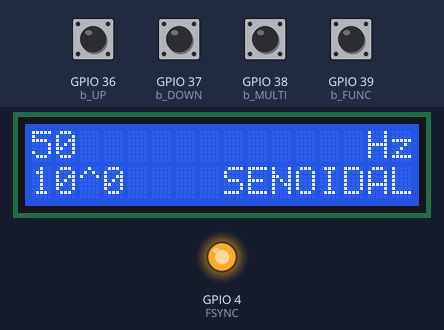
Bench run of a sketch on a simulated ESP32. Parts: 16×2 character LCD, output pins drawn as LEDs (lit = HIGH). The test bench sets the inputs (shaded band); at power-on: GPIO 36 (b_UP), GPIO 37 (b_DOWN), GPIO 38 (b_MULTI), GPIO 39 (b_FUNC) HIGH.

Above: at 1.3 s.
1.4 s: GPIO 39 (b_FUNC) pulled LOW for 1 s
At 1.46 s:
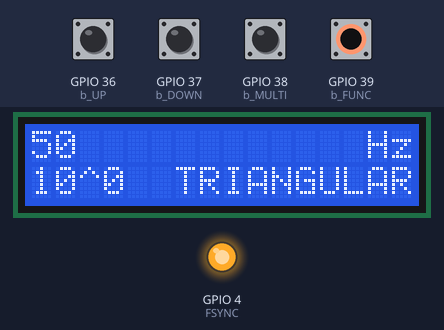
3.9 s: GPIO 36 (b_UP) pulled LOW for 0.15 s
At 4.8 s:
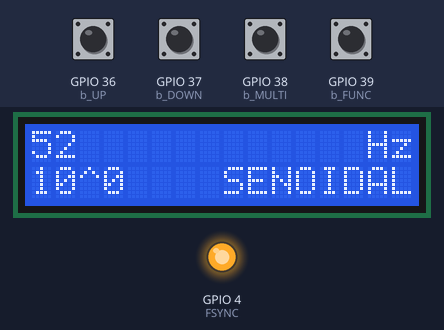
5.5 s: GPIO 37 (b_DOWN) pulled LOW for 1 s
At 7.5 s:
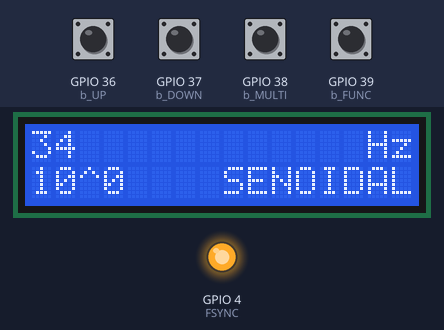
8.0 s: GPIO 38 (b_MULTI) pulled LOW for 0.15 s
At 8.6 s:
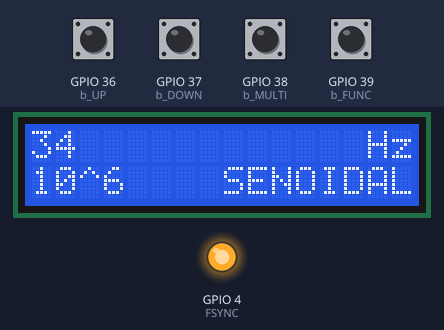
9.6 s: GPIO 36 (b_UP) pulled LOW for 1 s
At 11.7 s:
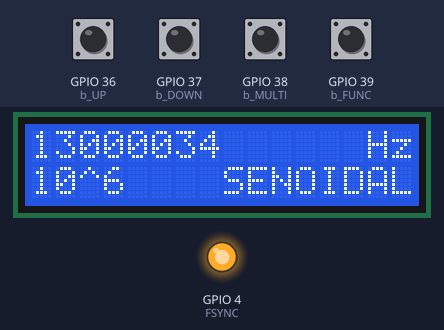
12.1 s: GPIO 38 (b_MULTI) pulled LOW for 1 s
At 12.26 s:
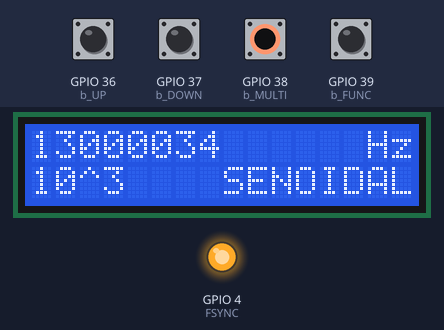

The sketch:

ARDUINO_AD9833_+_LCD_Generador_Funciones.ino
```cpp
#include<SPI.h>
#include<LiquidCrystal.h>
const int rs = 2, en = 3, d4 = 8, d5 = 5, d6 = 6, d7 = 7;
LiquidCrystal lcd(rs, en, d4, d5, d6, d7);

//DATA PIN:11, CLOCK PIN:13, FSYNC PIN:4
#define FSYNC 4

#define WAVE_SINE     0x2000
#define WAVE_SQUARE   0x2028
#define WAVE_TRIANGLE 0x2002

#define b_UP    A0
#define b_DOWN  A1
#define b_MULTI A2
#define b_FUNC  A3

long int counter = 50;
long int counter_ant = 0;
long int function = 0;
long int function_ant = 0;
int multi = 0;
int func = 0;
int func_ant = 0;

void AD9833setup(){
   pinMode(FSYNC, OUTPUT);
   digitalWrite(FSYNC, HIGH);
   SPI.begin();
   delay(50);
   AD9833reset();
}

void AD9833reset(){
   WriteRegister(0x100);
   delay(10);
}

void AD9833setFrequency(long frequency, int Waveform){
   long FreqWord = (frequency * pow(2, 28)) / 25.0E6;
   int MSB = (int)((FreqWord & 0xFFFC000) >> 14);
   int LSB = (int)(FreqWord & 0x3FFF);
   LSB |= 0x4000;
   MSB |= 0x4000;
   WriteRegister(0x2100);
   WriteRegister(LSB);
   WriteRegister(MSB);
   WriteRegister(0xC000);
   WriteRegister(Waveform);
}

void WriteRegister(int dat){
   SPI.setDataMode(SPI_MODE2);
   digitalWrite(FSYNC, LOW);
   delayMicroseconds(10);
   SPI.transfer(dat>>8);
   SPI.transfer(dat&0xFF);
   digitalWrite(FSYNC, HIGH);
   SPI.setDataMode(SPI_MODE0);
}

void setup(){
   Serial.begin(9600);
   AD9833setup();
   pinMode(b_UP, INPUT_PULLUP);
   pinMode(b_DOWN,INPUT_PULLUP);
   pinMode(b_MULTI,INPUT_PULLUP);
   pinMode(b_FUNC,INPUT_PULLUP);
   lcd.begin(16, 2);
   lcd.clear();
}

void actualiza_func(){
   if(!digitalRead(b_FUNC)){
      delay(50);
      if(!digitalRead(b_FUNC)){
         if(func_ant == 0)
            func = 1;
         if(func_ant == 1)
            func = 2;
         if(func_ant == 2)
            func = 0;
         func_ant = func;
      }
   }
   if(func == 0){
      lcd.setCursor(6, 1);
      lcd.print("  SENOIDAL");
      function = WAVE_SINE;
   }
   if(func == 1){
      lcd.setCursor(6, 1);
      lcd.print("TRIANGULAR");
      function = WAVE_TRIANGLE;
   }
   if(func == 2){
      lcd.setCursor(6, 1);
      lcd.print("  CUADRADA");
      function = WAVE_SQUARE;
   }
   if(counter_ant != counter || function_ant != function){
      AD9833setFrequency(counter, function);
   }
   counter_ant = counter;
   function_ant = function;
}

void limpiaDigitos(){
   if(counter < 100){
      lcd.setCursor(2, 0);
      lcd.print("      ");
   }else{
      if(counter < 1000){
         lcd.setCursor(3, 0);
         lcd.print("     ");
      }else{
         if(counter < 10000){
            lcd.setCursor(4, 0);
            lcd.print("    ");
         }else{
            if(counter < 100000){
               lcd.setCursor(5, 0);
               lcd.print("   ");
            }else{
               if(counter < 1000000){
                  lcd.setCursor(6, 0);
                  lcd.print("  ");
               }else{
                  if(counter < 10000000){
                     lcd.setCursor(7, 0);
                     lcd.print(" ");
                  }
               }
            }
         }
      }
   }
}

void loop(){
   switch(multi){
   case 0:
      if(!digitalRead(b_MULTI)){
         delay(50);
         if(!digitalRead(b_MULTI)){
            multi = 1;
         }
      }
      if(!digitalRead(b_UP)){
         delay(50);
         if(!digitalRead(b_UP)){
            counter++;
         }
      }
      if(!digitalRead(b_DOWN)){
         delay(50);
         if(!digitalRead(b_DOWN)){
            if(counter>0)
               counter--;
         }
      }
      lcd.setCursor(0, 1);
      lcd.print("10^0");
      lcd.setCursor(14, 0);
      lcd.print("Hz");
      lcd.setCursor(0, 0);
      lcd.print(counter);
      limpiaDigitos();
      actualiza_func();
      break;
   case 1:
      if(!digitalRead(b_MULTI)){
         delay(50);
         if(!digitalRead(b_MULTI)){
            multi = 2;
         }
      }
      if(!digitalRead(b_UP)){
         delay(50);
         if(!digitalRead(b_UP)){
            counter = counter + 1000;
         }
      }
      if(!digitalRead(b_DOWN)){
         delay(50);
         if(!digitalRead(b_DOWN)){
            if(counter>1000)
               counter = counter - 1000;
         }
      }
      lcd.setCursor(0, 1);
      lcd.print("10^3");
      lcd.setCursor(14, 0);
      lcd.print("Hz");
      lcd.setCursor(0, 0);
      lcd.print(counter);
      limpiaDigitos();
      actualiza_func();
      break;
   case 2:
      if(!digitalRead(b_MULTI)){
         delay(50);
         if(!digitalRead(b_MULTI)){
            multi = 0;
         }
      }
      if(!digitalRead(b_UP)){
         delay(50);
         if(!digitalRead(b_UP)){
            if(counter<12500000)
               counter = counter + 1000000;
         }
      }
      if(!digitalRead(b_DOWN)){
         delay(50);
         if(!digitalRead(b_DOWN)){
            if(counter>1000000)
               counter = counter - 1000000;
         }
      }
      lcd.setCursor(0, 1);
      lcd.print("10^6");
      lcd.setCursor(14, 0);
      lcd.print("Hz");
      lcd.setCursor(0, 0);
      lcd.print(counter);
      limpiaDigitos();
      actualiza_func();
      break;
   }
}
```

Source omitted: POV_Xmas_Tree.c (data table, 2939 bytes)

Measured:
- after the input at 1.4 s, the display: changes after 0.05 s (image 1)
- after the input at 3.9 s, the display: first changes after 0.06 s (image 2 shows a later state)
- after the input at 5.5 s, the display: first changes after 0.05 s (image 3 shows a later state)
- after the input at 8.0 s, the display: first changes after 0.11 s (image 4 shows a later state)
- after the input at 9.6 s, the display: first changes after 0.06 s (image 5 shows a later state)
- after the input at 12.1 s, the display: first changes after 0.11 s (image 6 shows a later state)
